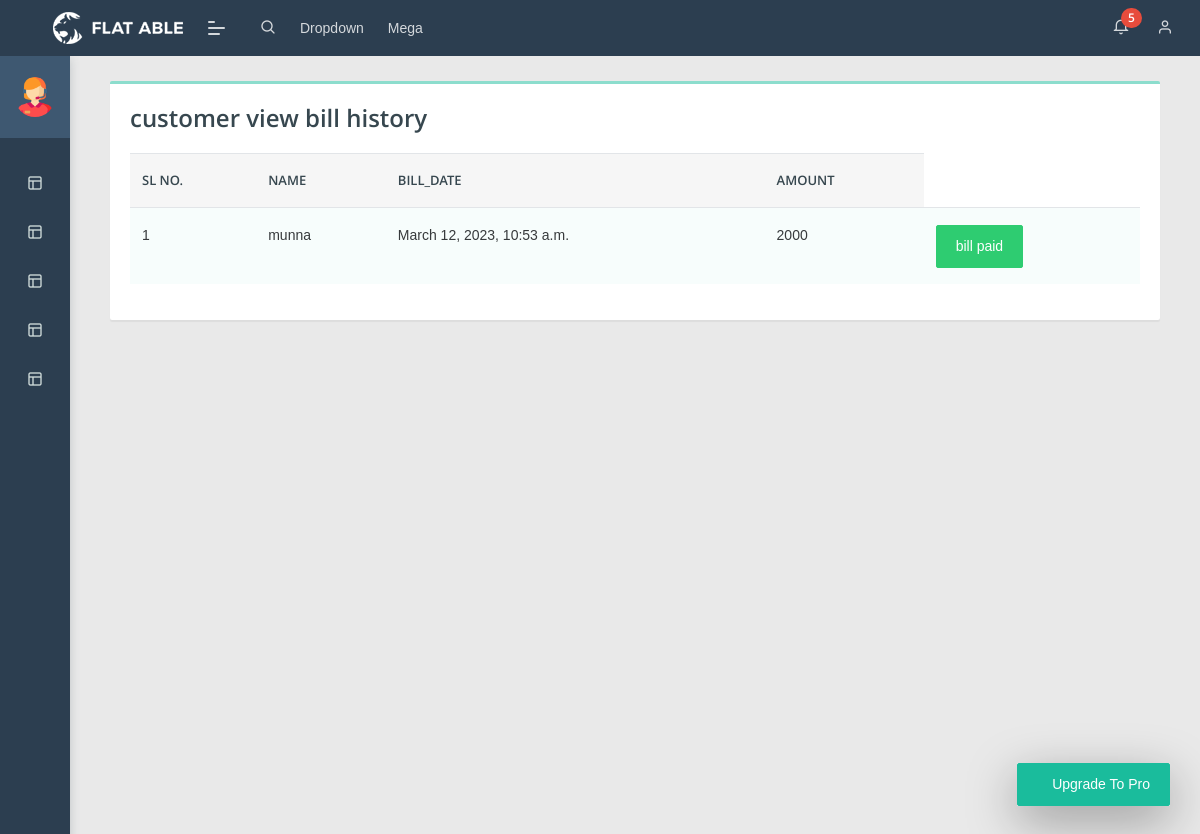
Page /bill_history (signed in) on the committed database.
### homeservice_app/models.py (models this page shows)
class Bill(models.Model):
    name = models.ForeignKey(register1, on_delete=models.CASCADE)
    bill_date = models.DateTimeField(auto_now_add=True)
    amount = models.IntegerField()
    paid_on = models.DateField(auto_now=True)
    status = models.IntegerField(default=0)

class register1(models.Model):
    user=models.OneToOneField(Login,on_delete=models.CASCADE)
    name=models.CharField(max_length=100)
    address=models.CharField(max_length=40)
    mobile=models.CharField(max_length=10,null=False)
    email=models.EmailField()
    def __str__(self):
        return self.name

### homeservice_app/views.py (the view)
# urls.py: path("bill_history", views.bill_history, name="bill_history"),
@login_required(login_url='loginpage')
def bill_history(request):
    u = register1.objects.get(user=request.user)
    bill =Bill.objects.filter(name=u,status__in=[1,2])
    return render(request, 'customer/customer_view_bill_history.html',{'bill':bill})

### templates/customer/customer_view_bill_history.html
{% extends 'customer/customer base.html' %}
{% load crispy_forms_tags %}
{% block content %}
<div class="col-lg-12 grid-margin stretch-card">
              <div class="card">
                <div class="card-body">
                  <h4 class="card-title">customer view bill history</h4>
                  <div class="table-responsive">
                    <table class="table table-striped">
                      <thead>
                        <tr>
                          <th>SL NO.</th>
                          <th>NAME</th>
                          <th>BILL_DATE</th>
                          <th>AMOUNT</th>
                        </tr>
                      </thead>
                      <tbody>
                      {% for i in bill %}
                        <tr>
                          <td>{{forloop.counter}}</td>
                          <td>{{ i.name }}</td>
                          <td>{{ i.bill_date }}</td>
                          <td>{{ i.amount }}</td>
                          <td>
                              {% if i.status == 0 %}
                              <button type="button" class="btn btn-danger"><a href="{% url 'pay_bill' i.id %}"> 0nline Pay</a></button>
                              <button type="button" class="btn btn-danger"><a href="{% url 'pay_in_direct' i.id %}">Pay in direct</a></button>
                            {% else %}
                        <button type="button" class="btn btn-success">bill paid</button>
                              {% endif %}
                          </td>
                        </tr>
                      {% endfor %}
                      </tbody>
                    </table>
                  </div>
                </div>
              </div>
            </div>
{% endblock %}

### rows in the picture
Bill: name "munna", bill_date "March 12, 2023, 10:53 a.m.", amount "2000", status "bill paid"
